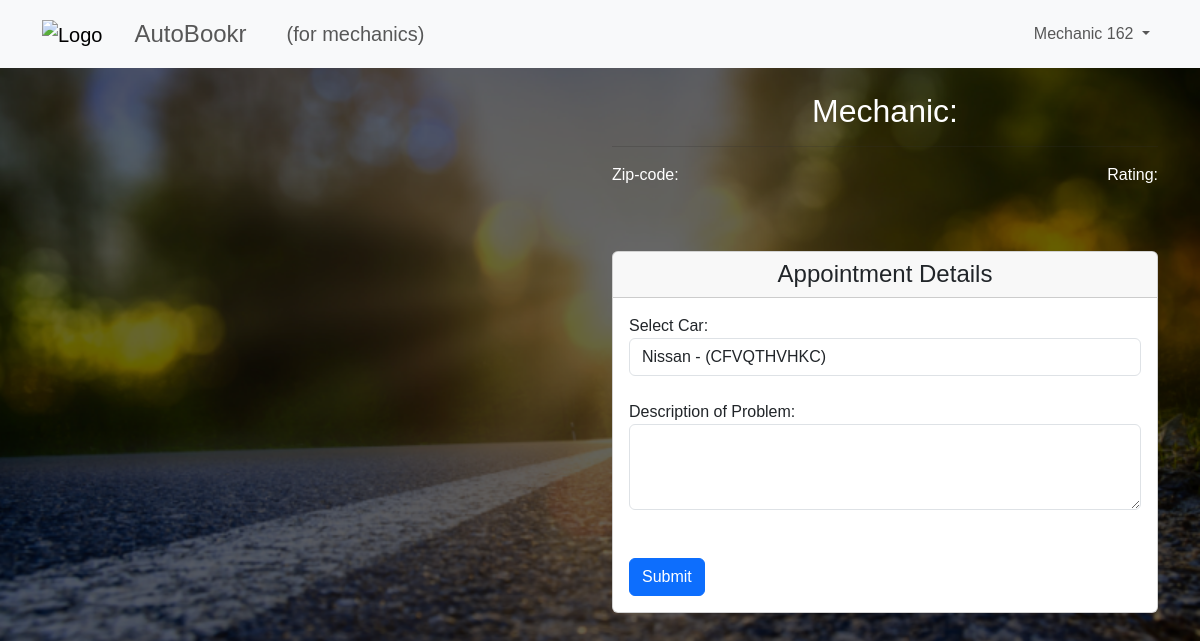
Page /customer/booking_form/401 (signed in) on the earlier database version.
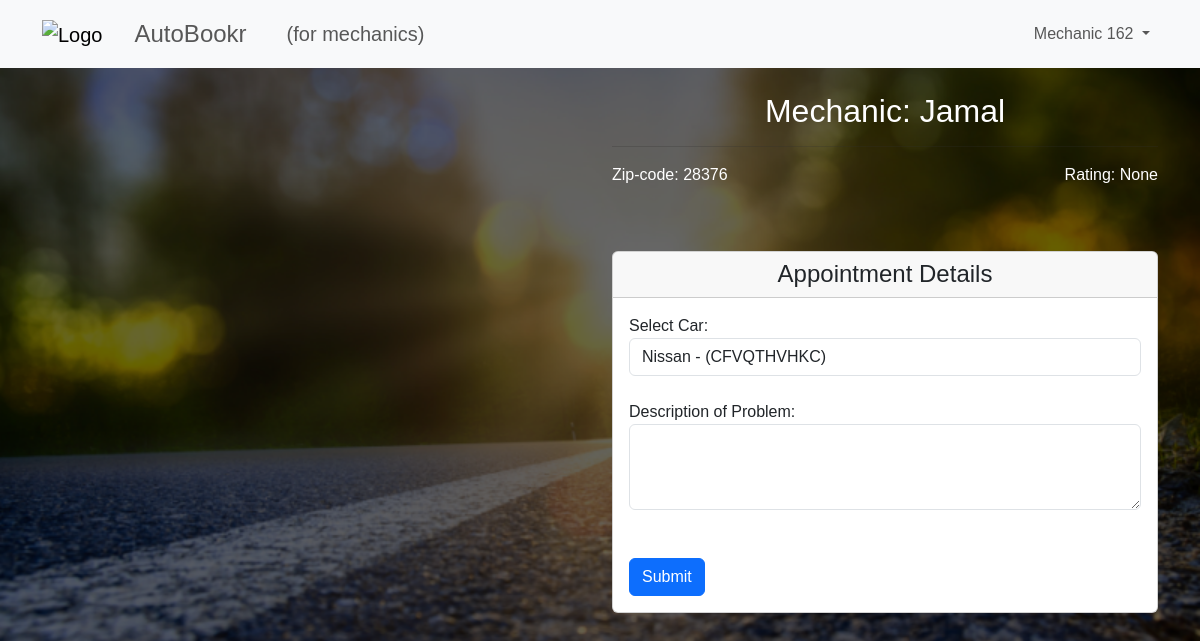
Same page on the later database version.
### tables this page shows
CREATE TABLE mechanics (
  mechanic_id INTEGER PRIMARY KEY,
  email VARCHAR(320) UNIQUE NOT NULL,
  name VARCHAR(320) NOT NULL,
  zipcode CHAR(10) NOT NULL,
  ein CHAR(10) NOT NULL,
  hash TEXT NOT NULL
);

### mechanic_site/customer.py (the view, shortened to what this page needs)
@bp.route('booking_form/<id>', methods=('GET','POST'))
def booking_form(id):
    db = get_db()
    mechanic = db.execute(
        '''
        SELECT mechanics.*, AVG(appointments.review_score) AS average_rating
        FROM mechanics
        LEFT JOIN appointments ON mechanics.mechanic_id = appointments.mechanic_id
        WHERE mechanics.mechanic_id = ?
        GROUP BY mechanics.mechanic_id
        ''',
        (id,)
    ).fetchone()
    customer_cars = db.execute(
        'SELECT * FROM cars WHERE owner_email = ?',
        (g.user['email'],)
    ).fetchall()
    appointments = db.execute(
        '''
        SELECT
            start_time,
            end_time
        FROM
            appointments
        WHERE
            mechanic_id = ?
        ''',
        (id,)
    ).fetchall()
    return render_template("customer/create_appointment.html", mechanic=mechanic, customer_cars=customer_cars, appointments=appointments)

### mechanic_site/auth.py (called while the page is built)
@bp.before_app_request
def load_logged_in_user():
    user_email = session.get('user_email')
    g.user_type = session.get('user_type')
    if user_email is None:
        g.user = None
    else:
        g.user = get_db().execute(
            f'SELECT * FROM {g.user_type+"s"} WHERE email = ?', (user_email,)
        ).fetchone()

### mechanic_site/db.py (called while the page is built)
def get_db():
    if 'db' not in g:
        g.db = sqlite3.connect(
            current_app.config['DATABASE'],
            detect_types=sqlite3.PARSE_DECLTYPES
        )
        g.db.row_factory = sqlite3.Row
    return g.db

### mechanic_site/templates/customer/create_appointment.html (shortened to what this page needs)
{% extends 'base.html' %}
{% block content %}
<div class="container">
    <div class="row justify-content-center">
        <div class="col-md-6" id = "map-container">
            <div id="map" style="height: 100%;"></div>
        </div>
        <div class="col-md-6">
            <h2 class="text-center">Mechanic: {{ mechanic.name }}</h2>
            <hr>
            <div class="d-flex justify-content-between">
                <p class="mb-0">Zip-code: {{ mechanic.zipcode }}</p>
                <p class="mb-0 text-right">Rating: {{ mechanic.average_rating }}</p>
            </div>
            <br>
            <br>
            <div class="card mt-3">
                <h4 class="text-center card-header">Appointment Details</h3>
                <div class="card-body">
                    <form action="" method="POST">
                        <div class="form-group">
                            <label for="car">Select Car:</label>
                            <select class="form-control" id="car" name="car" onchange="selectChange()">
                                {% for car in customer_cars %}
                                <option value="{{ car.registration }}">{{ car.make }} - {{ car.model }} ({{ car.registration }})</option>
                                {% endfor %}
                            </select>
                        </div>
                        <br>
                        <div class="form-group">
                            <label for="description">Description of Problem:</label>
                            <textarea class="form-control" id="description" name="description" rows="3"></textarea>
                        </div>
                        <br>
                        <br>
                        <button type="submit" class="btn btn-primary"  onclick="return validateForm()">Submit</button>
                    </form>
                </div>
            </div>
        </div>
    </div>
</div>
{% endblock %}

Differences in the rows shown:
added mechanics: name "Jamal", zipcode "28376"
Other differences:
{{ mechanic.average_rating }}: (not shown) → "None"
